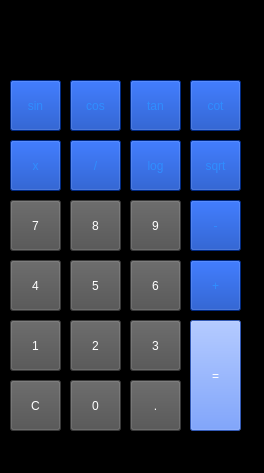
<?xml version="1.0" encoding="UTF-8"?>
<ui version="4.0">
 <class>MainWindow</class>
 <widget class="QMainWindow" name="MainWindow">
  <property name="geometry">
   <rect>
    <x>0</x>
    <y>0</y>
    <width>264</width>
    <height>473</height>
   </rect>
  </property>
  <property name="windowTitle">
   <string>MainWindow</string>
  </property>
  <property name="styleSheet">
   <string notr="true">background-color: rgb(0, 0, 0);</string>
  </property>
  <widget class="QWidget" name="centralwidget">
   <widget class="QToolButton" name="one_btn">
    <property name="geometry">
     <rect>
      <x>10</x>
      <y>320</y>
      <width>51</width>
      <height>51</height>
     </rect>
    </property>
    <property name="styleSheet">
     <string notr="true">background-color: rgb(79, 79, 79);
font: 20pt &quot;Segoe UI&quot;;
color: rgb(255, 255, 255);</string>
    </property>
    <property name="text">
     <string>1</string>
    </property>
   </widget>
   <widget class="QToolButton" name="two_btn">
    <property name="geometry">
     <rect>
      <x>70</x>
      <y>320</y>
      <width>51</width>
      <height>51</height>
     </rect>
    </property>
    <property name="styleSheet">
     <string notr="true">background-color: rgb(79, 79, 79);
font: 20pt &quot;Segoe UI&quot;;
color: rgb(255, 255, 255);</string>
    </property>
    <property name="text">
     <string>2</string>
    </property>
   </widget>
   <widget class="QToolButton" name="three_btn">
    <property name="geometry">
     <rect>
      <x>130</x>
      <y>320</y>
      <width>51</width>
      <height>51</height>
     </rect>
    </property>
    <property name="styleSheet">
     <string notr="true">background-color: rgb(79, 79, 79);
font: 20pt &quot;Segoe UI&quot;;
color: rgb(255, 255, 255);</string>
    </property>
    <property name="text">
     <string>3</string>
    </property>
   </widget>
   <widget class="QToolButton" name="four_btn">
    <property name="geometry">
     <rect>
      <x>10</x>
      <y>260</y>
      <width>51</width>
      <height>51</height>
     </rect>
    </property>
    <property name="styleSheet">
     <string notr="true">background-color: rgb(79, 79, 79);
font: 20pt &quot;Segoe UI&quot;;
color: rgb(255, 255, 255);</string>
    </property>
    <property name="text">
     <string>4</string>
    </property>
   </widget>
   <widget class="QToolButton" name="six_btn">
    <property name="geometry">
     <rect>
      <x>130</x>
      <y>260</y>
      <width>51</width>
      <height>51</height>
     </rect>
    </property>
    <property name="styleSheet">
     <string notr="true">background-color: rgb(79, 79, 79);
font: 20pt &quot;Segoe UI&quot;;
color: rgb(255, 255, 255);</string>
    </property>
    <property name="text">
     <string>6</string>
    </property>
   </widget>
   <widget class="QToolButton" name="five_btn">
    <property name="geometry">
     <rect>
      <x>70</x>
      <y>260</y>
      <width>51</width>
      <height>51</height>
     </rect>
    </property>
    <property name="styleSheet">
     <string notr="true">background-color: rgb(79, 79, 79);
font: 20pt &quot;Segoe UI&quot;;
color: rgb(255, 255, 255);</string>
    </property>
    <property name="text">
     <string>5</string>
    </property>
   </widget>
   <widget class="QToolButton" name="seven_btn">
    <property name="geometry">
     <rect>
      <x>10</x>
      <y>200</y>
      <width>51</width>
      <height>51</height>
     </rect>
    </property>
    <property name="styleSheet">
     <string notr="true">background-color: rgb(79, 79, 79);
font: 20pt &quot;Segoe UI&quot;;
color: rgb(255, 255, 255);</string>
    </property>
    <property name="text">
     <string>7</string>
    </property>
   </widget>
   <widget class="QToolButton" name="nine_btn">
    <property name="geometry">
     <rect>
      <x>130</x>
      <y>200</y>
      <width>51</width>
      <height>51</height>
     </rect>
    </property>
    <property name="styleSheet">
     <string notr="true">background-color: rgb(79, 79, 79);
font: 20pt &quot;Segoe UI&quot;;
color: rgb(255, 255, 255);</string>
    </property>
    <property name="text">
     <string>9</string>
    </property>
   </widget>
   <widget class="QToolButton" name="eight_btn">
    <property name="geometry">
     <rect>
      <x>70</x>
      <y>200</y>
      <width>51</width>
      <height>51</height>
     </rect>
    </property>
    <property name="styleSheet">
     <string notr="true">background-color: rgb(79, 79, 79);
font: 20pt &quot;Segoe UI&quot;;
color: rgb(255, 255, 255);</string>
    </property>
    <property name="text">
     <string>8</string>
    </property>
   </widget>
   <widget class="QToolButton" name="mul_btn">
    <property name="geometry">
     <rect>
      <x>10</x>
      <y>140</y>
      <width>51</width>
      <height>51</height>
     </rect>
    </property>
    <property name="styleSheet">
     <string notr="true">color: rgb(47, 141, 255);
font: 20pt &quot;Segoe UI&quot;;
background-color: rgb(0, 57, 180);</string>
    </property>
    <property name="text">
     <string>x</string>
    </property>
   </widget>
   <widget class="QToolButton" name="div_btn">
    <property name="geometry">
     <rect>
      <x>70</x>
      <y>140</y>
      <width>51</width>
      <height>51</height>
     </rect>
    </property>
    <property name="styleSheet">
     <string notr="true">color: rgb(47, 141, 255);
font: 20pt &quot;Segoe UI&quot;;
background-color: rgb(0, 57, 180);</string>
    </property>
    <property name="text">
     <string>/</string>
    </property>
   </widget>
   <widget class="QToolButton" name="log_btn">
    <property name="geometry">
     <rect>
      <x>130</x>
      <y>140</y>
      <width>51</width>
      <height>51</height>
     </rect>
    </property>
    <property name="styleSheet">
     <string notr="true">color: rgb(47, 141, 255);
font: 20pt &quot;Segoe UI&quot;;
background-color: rgb(0, 57, 180);</string>
    </property>
    <property name="text">
     <string>log</string>
    </property>
   </widget>
   <widget class="QToolButton" name="sum_btn">
    <property name="geometry">
     <rect>
      <x>190</x>
      <y>260</y>
      <width>51</width>
      <height>51</height>
     </rect>
    </property>
    <property name="styleSheet">
     <string notr="true">color: rgb(47, 141, 255);
font: 20pt &quot;Segoe UI&quot;;
background-color: rgb(0, 57, 180);</string>
    </property>
    <property name="text">
     <string>+</string>
    </property>
   </widget>
   <widget class="QToolButton" name="equal_btn">
    <property name="geometry">
     <rect>
      <x>190</x>
      <y>320</y>
      <width>51</width>
      <height>111</height>
     </rect>
    </property>
    <property name="styleSheet">
     <string notr="true">
font: 20pt &quot;Segoe UI&quot;;
background-color: rgb(71, 126, 255);
color: rgb(255, 255, 255);</string>
    </property>
    <property name="text">
     <string>=</string>
    </property>
   </widget>
   <widget class="QToolButton" name="sub_btn">
    <property name="geometry">
     <rect>
      <x>190</x>
      <y>200</y>
      <width>51</width>
      <height>51</height>
     </rect>
    </property>
    <property name="styleSheet">
     <string notr="true">color: rgb(47, 141, 255);
font: 20pt &quot;Segoe UI&quot;;
background-color: rgb(0, 57, 180);</string>
    </property>
    <property name="text">
     <string>-</string>
    </property>
   </widget>
   <widget class="QToolButton" name="sqrt_btn">
    <property name="geometry">
     <rect>
      <x>190</x>
      <y>140</y>
      <width>51</width>
      <height>51</height>
     </rect>
    </property>
    <property name="styleSheet">
     <string notr="true">color: rgb(47, 141, 255);
font: 20pt &quot;Segoe UI&quot;;
background-color: rgb(0, 57, 180);</string>
    </property>
    <property name="text">
     <string>sqrt</string>
    </property>
   </widget>
   <widget class="QToolButton" name="c_btn">
    <property name="geometry">
     <rect>
      <x>10</x>
      <y>380</y>
      <width>51</width>
      <height>51</height>
     </rect>
    </property>
    <property name="styleSheet">
     <string notr="true">background-color: rgb(79, 79, 79);
font: 20pt &quot;Segoe UI&quot;;
color: rgb(255, 255, 255);</string>
    </property>
    <property name="text">
     <string>C</string>
    </property>
   </widget>
   <widget class="QToolButton" name="decimal_btn">
    <property name="geometry">
     <rect>
      <x>130</x>
      <y>380</y>
      <width>51</width>
      <height>51</height>
     </rect>
    </property>
    <property name="styleSheet">
     <string notr="true">background-color: rgb(79, 79, 79);
font: 20pt &quot;Segoe UI&quot;;
color: rgb(255, 255, 255);</string>
    </property>
    <property name="text">
     <string>.</string>
    </property>
   </widget>
   <widget class="QToolButton" name="zero_btn">
    <property name="geometry">
     <rect>
      <x>70</x>
      <y>380</y>
      <width>51</width>
      <height>51</height>
     </rect>
    </property>
    <property name="styleSheet">
     <string notr="true">background-color: rgb(79, 79, 79);
font: 20pt &quot;Segoe UI&quot;;
color: rgb(255, 255, 255);</string>
    </property>
    <property name="text">
     <string>0</string>
    </property>
   </widget>
   <widget class="QToolButton" name="sin_btn">
    <property name="geometry">
     <rect>
      <x>10</x>
      <y>80</y>
      <width>51</width>
      <height>51</height>
     </rect>
    </property>
    <property name="styleSheet">
     <string notr="true">color: rgb(47, 141, 255);
font: 20pt &quot;Segoe UI&quot;;
background-color: rgb(0, 57, 180);</string>
    </property>
    <property name="text">
     <string>sin</string>
    </property>
   </widget>
   <widget class="QToolButton" name="cot_btn">
    <property name="geometry">
     <rect>
      <x>190</x>
      <y>80</y>
      <width>51</width>
      <height>51</height>
     </rect>
    </property>
    <property name="styleSheet">
     <string notr="true">color: rgb(47, 141, 255);
font: 20pt &quot;Segoe UI&quot;;
background-color: rgb(0, 57, 180);</string>
    </property>
    <property name="text">
     <string>cot</string>
    </property>
   </widget>
   <widget class="QToolButton" name="cos_btn">
    <property name="geometry">
     <rect>
      <x>70</x>
      <y>80</y>
      <width>51</width>
      <height>51</height>
     </rect>
    </property>
    <property name="styleSheet">
     <string notr="true">color: rgb(47, 141, 255);
font: 20pt &quot;Segoe UI&quot;;
background-color: rgb(0, 57, 180);</string>
    </property>
    <property name="text">
     <string>cos</string>
    </property>
   </widget>
   <widget class="QToolButton" name="tan_btn">
    <property name="geometry">
     <rect>
      <x>130</x>
      <y>80</y>
      <width>51</width>
      <height>51</height>
     </rect>
    </property>
    <property name="styleSheet">
     <string notr="true">color: rgb(47, 141, 255);
font: 20pt &quot;Segoe UI&quot;;
background-color: rgb(0, 57, 180);</string>
    </property>
    <property name="text">
     <string>tan</string>
    </property>
   </widget>
   <widget class="QLineEdit" name="Screen">
    <property name="geometry">
     <rect>
      <x>10</x>
      <y>0</y>
      <width>231</width>
      <height>71</height>
     </rect>
    </property>
    <property name="styleSheet">
     <string notr="true">color: rgb(255, 255, 255);
font: 20pt &quot;Segoe UI&quot;;</string>
    </property>
   </widget>
  </widget>
  <widget class="QMenuBar" name="menubar">
   <property name="geometry">
    <rect>
     <x>0</x>
     <y>0</y>
     <width>264</width>
     <height>22</height>
    </rect>
   </property>
  </widget>
  <widget class="QStatusBar" name="statusbar"/>
 </widget>
 <resources/>
 <connections/>
</ui>
